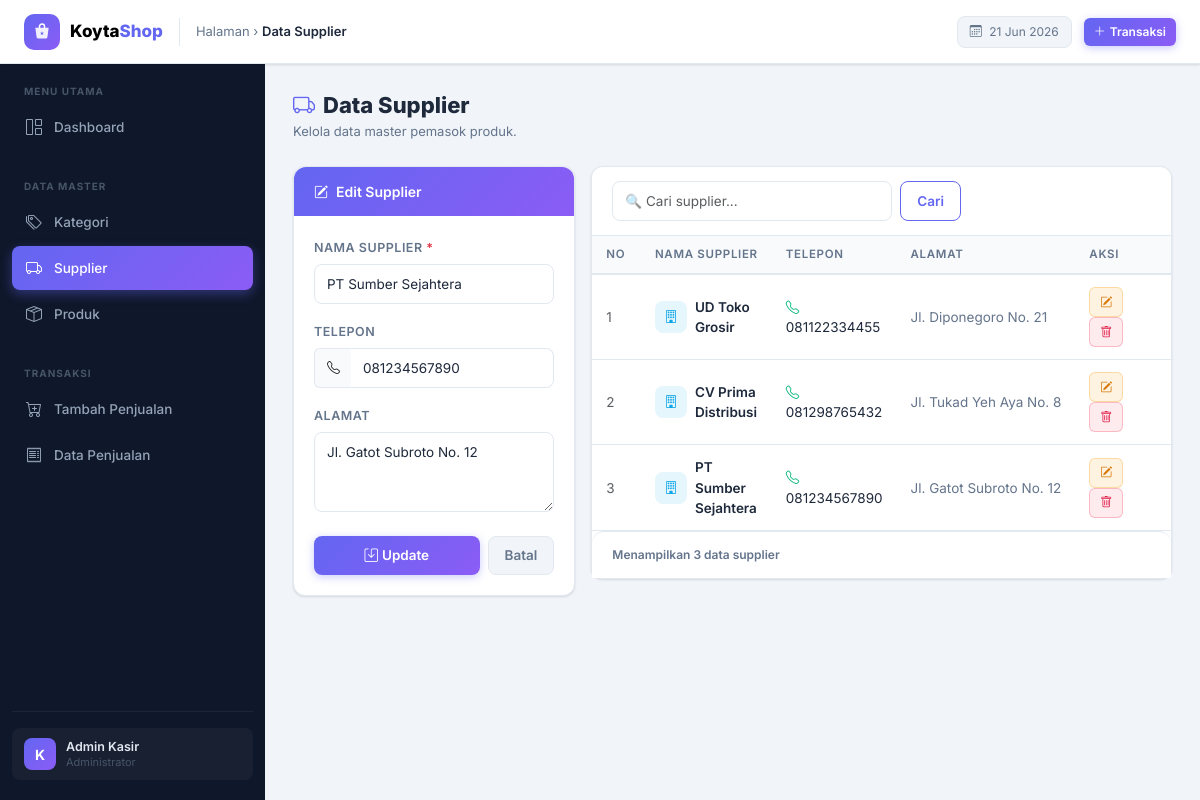
The page /index.php?page=data_supplier&id=1 on the database its author committed.
### tables this page shows
CREATE TABLE supplier (
    id INT AUTO_INCREMENT PRIMARY KEY,
    nama_supplier VARCHAR(100) NOT NULL,
    telepon VARCHAR(30) NULL,
    alamat TEXT NULL,
    created_at TIMESTAMP DEFAULT CURRENT_TIMESTAMP
);

### classes/Supplier.php (called while the page is built, shortened)
<?php
class Supplier
{
    private PDO $conn;
    private string $table = "supplier";
    public function __construct(PDO $db)
    {
        $this->conn = $db;
    }
    public function getAll(string $keyword = ""): array
    {
        $stmt = $this->conn->prepare("SELECT * FROM {$this->table} ORDER BY id DESC");
        $stmt->execute();
        return $stmt->fetchAll();
    }
    public function getById(int $id): ?array
    {
        $stmt = $this->conn->prepare("SELECT * FROM {$this->table} WHERE id = :id LIMIT 1");
        $stmt->execute([':id' => $id]);
        $result = $stmt->fetch();
        return $result ?: null;
    }
}

### helpers.php (called while the page is built, shortened)
<?php
function e($value): string
{
    return htmlspecialchars((string) $value, ENT_QUOTES, 'UTF-8');
}

### pages/data_supplier.php (the view, shortened to what this page needs)
<?php
$keyword  = trim($_GET['keyword'] ?? '');
$editId   = isset($_GET['id']) ? (int) $_GET['id'] : 0;
$formData = ['id' => '', 'nama_supplier' => '', 'telepon' => '', 'alamat' => ''];
if ($editId > 0) {
    $selected = $supplierModel->getById($editId);
    if ($selected) $formData = $selected;
}
$dataSupplier = $supplierModel->getAll($keyword);
?>
<div class="page-header">
    <div>
        <h3><i class="bi bi-truck me-2" style="color:var(--accent)"></i>Data Supplier</h3>
        <p class="subtitle">Kelola data master pemasok produk.</p>
    </div>
</div>
<div class="row g-3">
    <div class="col-lg-4">
        <div class="card">
            <div class="card-header accent">
                <i class="bi bi-pencil-square me-2"></i><?= $editId > 0 ? 'Edit Supplier' : 'Tambah Supplier' ?>
            </div>
            <div class="card-body">
                <form method="post" action="proses_supplier.php">
                    <div class="mb-3">
                        <label class="form-label">Nama Supplier <span class="text-danger">*</span></label>
                        <input type="text" name="nama_supplier" class="form-control"
                               value="<?= e($formData['nama_supplier']) ?>"
                               placeholder="Nama perusahaan / toko" required>
                    </div>
                    <div class="mb-3">
                        <label class="form-label">Telepon</label>
                        <div class="input-group">
                            <span class="input-group-text" style="border:1.5px solid var(--border-color);border-right:none;background:#f8fafc;font-size:13px">
                                <i class="bi bi-telephone"></i>
                            </span>
                            <input type="text" name="telepon" class="form-control" style="border-left:none"
                                   value="<?= e($formData['telepon']) ?>" placeholder="08xxxxxxxxxx">
                        </div>
                    </div>
                    <div class="mb-4">
                        <label class="form-label">Alamat</label>
                        <textarea name="alamat" class="form-control" rows="3"
                                  placeholder="Jl. ..."><?= e($formData['alamat']) ?></textarea>
                    </div>
                    <div class="d-flex gap-2">
                        <button type="submit" class="btn btn-primary flex-fill">
                            <i class="bi bi-save me-1"></i><?= $editId > 0 ? 'Update' : 'Simpan' ?>
                        </button>
                        <?php if ($editId > 0) : ?>
                            <a href="index.php?page=data_supplier" class="btn btn-secondary">Batal</a>
                        <?php endif; ?>
                    </div>
                </form>
            </div>
        </div>
    </div>
    <div class="col-lg-8">
        <div class="card">
            <div class="card-header">
                <form class="d-flex gap-2 filter-area" method="get">
                    <input type="search" name="keyword" class="form-control"
                           placeholder="&#128269; Cari supplier..." value="<?= e($keyword) ?>" style="max-width:280px">
                    <button type="submit" class="btn btn-outline-primary">Cari</button>
                </form>
            </div>
            <div class="card-body p-0">
                <div class="table-responsive">
                    <table class="table mb-0">
                        <thead>
                            <tr>
                                <th style="width:50px">No</th>
                                <th>Nama Supplier</th>
                                <th>Telepon</th>
                                <th>Alamat</th>
                                <th style="width:120px">Aksi</th>
                            </tr>
                        </thead>
                        <tbody>
                            <?php if (!empty($dataSupplier)) : ?>
                                <?php $no = 1; foreach ($dataSupplier as $row) : ?>
                                    <tr>
                                        <td class="text-muted"><?= $no++ ?></td>
                                        <td>
                                            <div class="d-flex align-items-center gap-2">
                                                <div style="width:32px;height:32px;border-radius:8px;background:rgba(14,165,233,.1);display:flex;align-items:center;justify-content:center;color:#0ea5e9;flex-shrink:0">
                                                    <i class="bi bi-building" style="font-size:13px"></i>
                                                </div>
                                                <span style="font-weight:600"><?= e($row['nama_supplier']) ?></span>
                                            </div>
                                        </td>
                                        <td>
                                            <?php if ($row['telepon']) : ?>
                                                <a href="tel:<?= e($row['telepon']) ?>" style="color:var(--text-main);text-decoration:none">
                                                    <i class="bi bi-telephone me-1" style="color:var(--color-green)"></i><?= e($row['telepon']) ?>
                                                </a>
                                            <?php else : ?>
                                                <span style="color:var(--text-muted)"><em>—</em></span>
                                            <?php endif; ?>
                                        </td>
                                        <td style="color:var(--text-muted);max-width:180px;white-space:nowrap;overflow:hidden;text-overflow:ellipsis"><?= e($row['alamat']) ?: '<em>—</em>' ?></td>
                                        <td>
                                            <a href="index.php?page=data_supplier&id=<?= e($row['id']) ?>" class="btn btn-warning btn-sm me-1" title="Edit">
                                                <i class="bi bi-pencil-square"></i>
                                            </a>
                                            <a href="hapus_supplier.php?id=<?= e($row['id']) ?>" class="btn btn-danger btn-sm"
                                               title="Hapus" onclick="return confirm('Yakin ingin menghapus supplier ini?')">
                                                <i class="bi bi-trash"></i>
                                            </a>
                                        </td>
                                    </tr>
                                <?php endforeach; ?>
                            <?php endif; ?>
                        </tbody>
                    </table>
                </div>
            </div>
            <?php if (!empty($dataSupplier)) : ?>
                <div class="card-header" style="border-top:1px solid var(--border-color);border-bottom:none;font-size:12px;color:var(--text-muted)">
                    Menampilkan <?= count($dataSupplier) ?> data supplier
                </div>
            <?php endif; ?>
        </div>
    </div>
</div>

### index.php (style rules this page uses)
:root { --sidebar-bg: #0f172a; --sidebar-hover: rgba(99, 102, 241, 0.15); --sidebar-active-bg: linear-gradient(135deg, #6366f1, #8b5cf6); --sidebar-text: #94a3b8; --sidebar-text-active: #ffffff; --sidebar-width: 265px; --accent: #6366f1; --accent-hover: #4f46e5; --accent-light: rgba(99, 102, 241, 0.1); --color-green: #10b981; --color-amber: #f59e0b; --color-rose: #f43f5e; --color-sky: #0ea5e9; --color-purple: #8b5cf6; --color-indigo: #6366f1; --bg-body: #f1f5f9; --bg-card: #ffffff; --border-color: #e2e8f0; --text-main: #1e293b; --text-muted: #64748b; --radius-sm: 8px; --radius-md: 12px; --radius-lg: 16px; --shadow-sm: 0 1px 3px rgba(0,0,0,.08), 0 1px 2px rgba(0,0,0,.05); --shadow-md: 0 4px 16px rgba(0,0,0,.08); --shadow-lg: 0 10px 40px rgba(0,0,0,.12); --transition: all .2s ease; }
*, *::before, *::after { box-sizing: border-box; }
body { font-family: 'Inter', sans-serif; background: var(--bg-body); color: var(--text-main); min-height: 100vh; font-size: 14px; }
.card { border: 1px solid var(--border-color); border-radius: var(--radius-md); box-shadow: var(--shadow-sm); background: var(--bg-card); transition: var(--transition); }
.card-header { border-bottom: 1px solid var(--border-color); border-radius: var(--radius-md) var(--radius-md) 0 0 !important; padding: 14px 20px; font-weight: 600; font-size: 14px; background: var(--bg-card) !important; }
.card-header.accent { background: linear-gradient(135deg, #6366f1, #8b5cf6) !important; color: #fff; border-bottom: none; }
.card-body { padding: 20px; }
.table { font-size: 13.5px; border-color: var(--border-color); margin-bottom: 0; }
.table thead th { background: #f8fafc; color: var(--text-muted); font-weight: 600; font-size: 11.5px; text-transform: uppercase; letter-spacing: .06em; border-bottom: 2px solid var(--border-color); padding: 10px 14px; white-space: nowrap; }
.table tbody td { padding: 12px 14px; border-color: var(--border-color); vertical-align: middle; color: var(--text-main); }
.table tbody tr { transition: background .15s ease; }
.btn { font-family: 'Inter', sans-serif; font-weight: 600; font-size: 13.5px; border-radius: var(--radius-sm); transition: var(--transition); padding: 8px 16px; }
.btn-primary { background: linear-gradient(135deg, #6366f1, #8b5cf6); border: none; color: #fff; box-shadow: 0 2px 8px rgba(99,102,241,.35); }
.btn-warning { background: rgba(245,158,11,.12); border: 1px solid rgba(245,158,11,.3); color: #d97706; }
.btn-danger { background: rgba(244,63,94,.1); border: 1px solid rgba(244,63,94,.3); color: #e11d48; }
.btn-secondary { background: #f1f5f9; border: 1px solid var(--border-color); color: var(--text-muted); }
.btn-outline-primary { border: 1px solid var(--accent); color: var(--accent); background: transparent; }
.btn-sm { padding: 5px 10px; font-size: 12px; border-radius: 6px; }
.form-label { font-size: 12.5px; font-weight: 600; color: var(--text-muted); margin-bottom: 6px; text-transform: uppercase; letter-spacing: .04em; }
.form-control, .form-select { font-family: 'Inter', sans-serif; font-size: 13.5px; border: 1.5px solid var(--border-color); border-radius: var(--radius-sm); padding: 9px 12px; transition: var(--transition); background: var(--bg-card); color: var(--text-main); }
.page-header { display: flex; align-items: flex-start; justify-content: space-between; flex-wrap: wrap; gap: 12px; margin-bottom: 24px; }
.page-header h3 { font-size: 22px; font-weight: 800; color: var(--text-main); margin: 0 0 4px 0; line-height: 1.2; }
.page-header .subtitle { font-size: 13px; color: var(--text-muted); margin: 0; }

### rows shown on the page
supplier: nama_supplier "PT Sumber Sejahtera", telepon "081234567890", alamat "Jl. Gatot Subroto No. 12"
supplier: nama_supplier "UD Toko Grosir", telepon "081122334455", alamat "Jl. Diponegoro No. 21"
supplier: nama_supplier "CV Prima Distribusi", telepon "081298765432", alamat "Jl. Tukad Yeh Aya No. 8"

### other values the page prints
$currentTitle "Data Supplier"
count($dataSupplier) "3"
